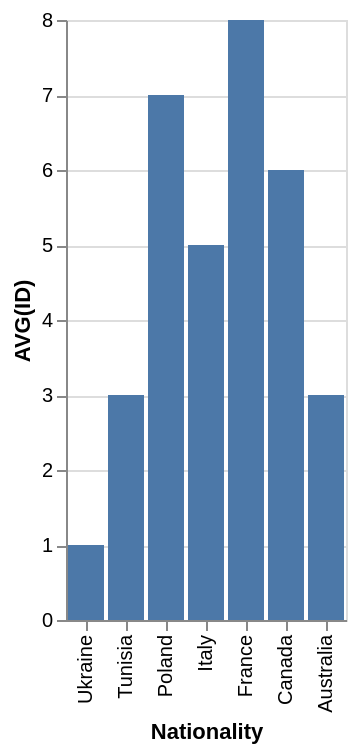

Source (Vega-Lite JSON):
### Vega-Lite specification from a JSON file in a GitHub repository (floating-point values rounded to 4 significant figures)
{"data": {"values": [{"x_data": "Ukraine", "y_data": 1}, {"x_data": "Tunisia", "y_data": 3}, {"x_data": "Poland", "y_data": 7}, {"x_data": "Italy", "y_data": 5}, {"x_data": "France", "y_data": 8}, {"x_data": "Canada", "y_data": 6}, {"x_data": "Australia", "y_data": 3}]}, "mark": "bar", "encoding": {"x": {"field": "x_data", "type": "nominal", "title": "Nationality", "sort": "descending"}, "y": {"field": "y_data", "type": "quantitative", "title": "AVG(ID)"}}}
